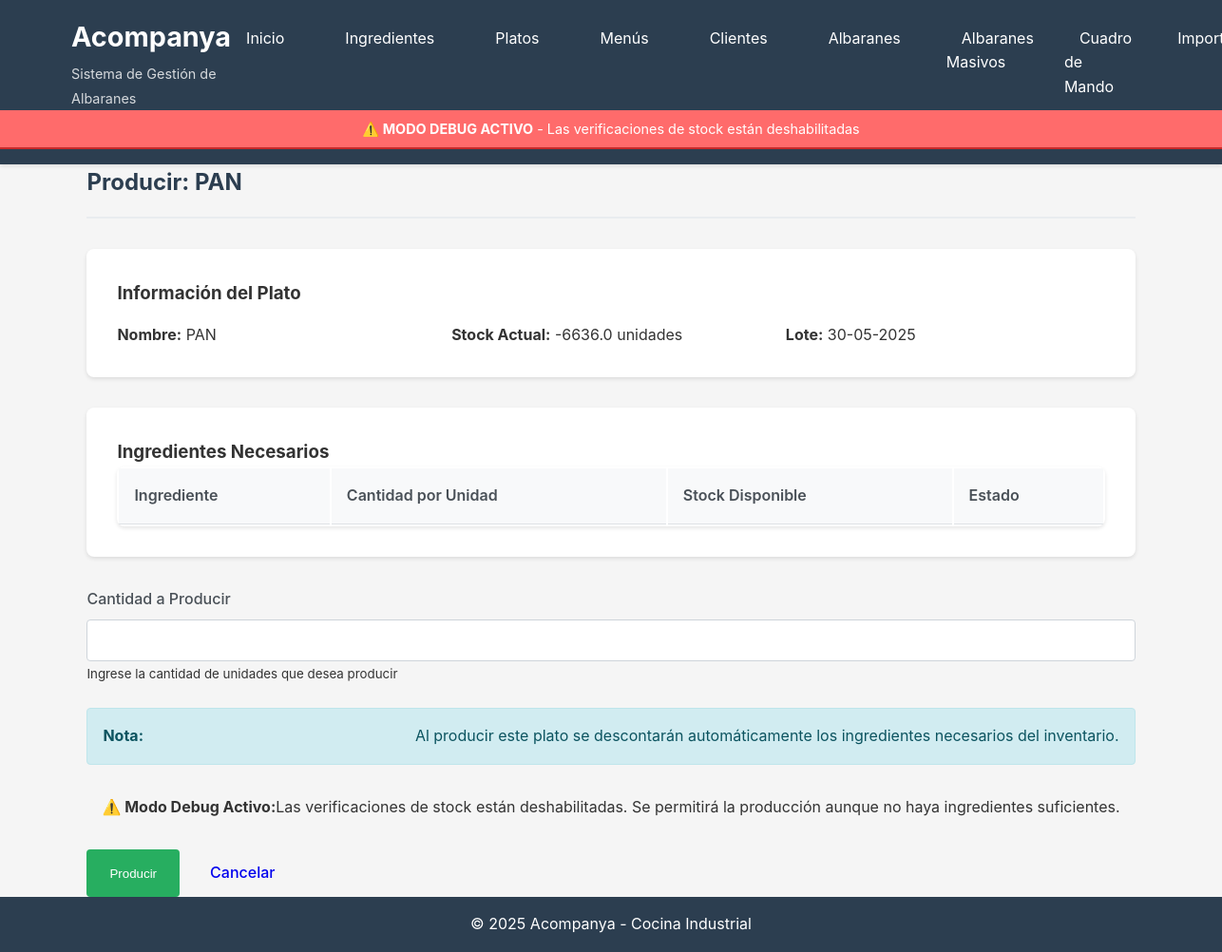
/platos/producir/3, run on an earlier commit of the app's database.
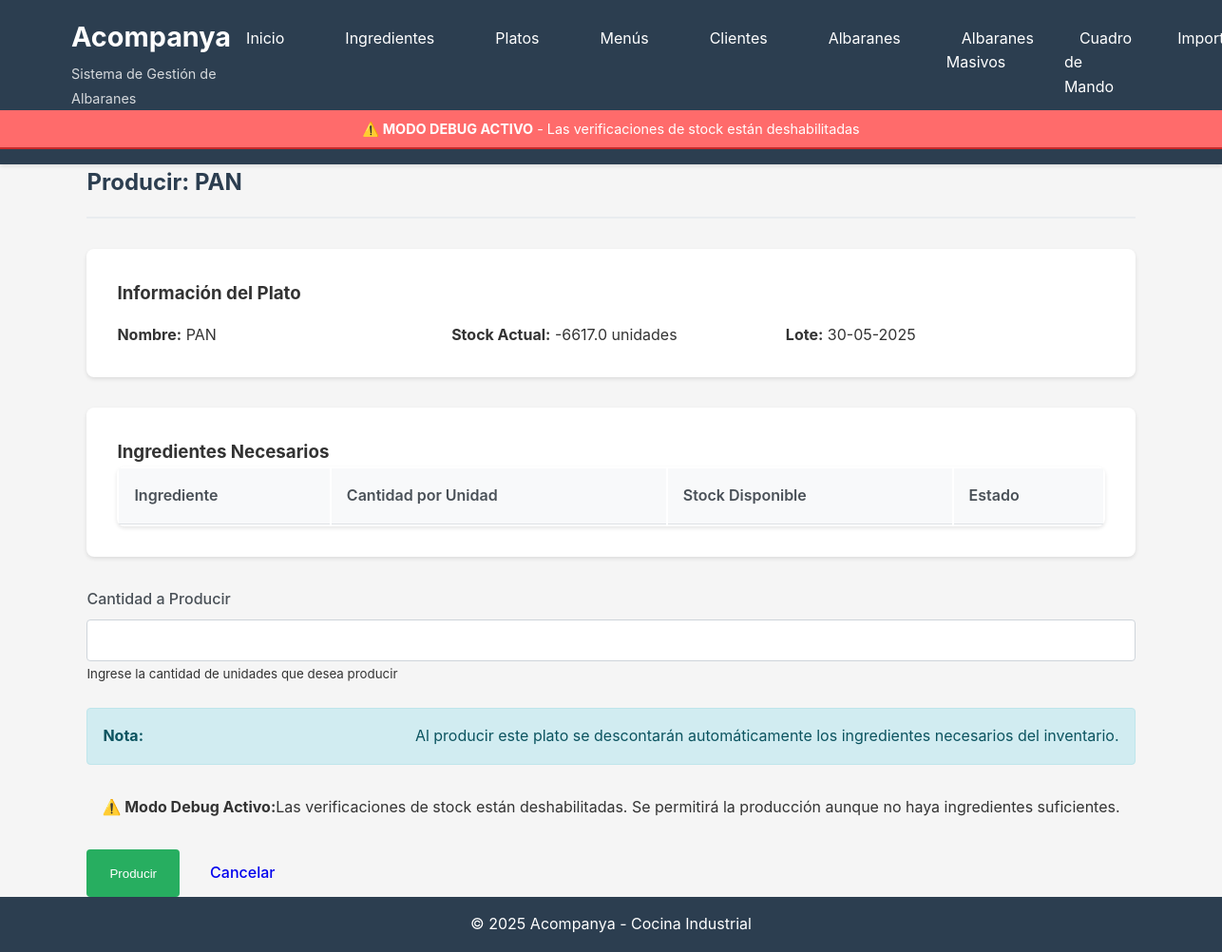
And on a later commit of the database.
### database/models.py (models this page shows, shortened)
class Plato(db.Model):
    __tablename__ = 'platos'
    id = db.Column(db.Integer, primary_key=True)
    nombre = db.Column(db.String(200), nullable=False)
    lote_propio = db.Column(db.String(100), nullable=True)
    stock_actual = db.Column(db.Float, nullable=False, default=0)
    unidad = db.Column(db.String(50), nullable=False, default='unidades')
    created_at = db.Column(db.DateTime, default=datetime.utcnow)
    updated_at = db.Column(db.DateTime, default=datetime.utcnow, onupdate=datetime.utcnow)
    ingredientes = db.relationship('Ingrediente', secondary=platos_ingredientes, backref='platos')
    movimientos = db.relationship('MovimientoStock',
                                 primaryjoin="and_(MovimientoStock.entidad_tipo=='plato', "
                                           "MovimientoStock.entidad_id==Plato.id)",
                                 foreign_keys='MovimientoStock.entidad_id',
                                 backref='plato_ref',
                                 lazy='dynamic',
                                 overlaps="ingrediente_ref,movimientos")
    detalles_albaran = db.relationship('AlbaranDetalle', backref='plato', lazy='dynamic')
    def obtener_ingredientes_con_cantidad(self):
        result = db.session.query(
            Ingrediente,
            platos_ingredientes.c.cantidad,
            platos_ingredientes.c.unidad
        ).join(
            platos_ingredientes,
            platos_ingredientes.c.ingrediente_id == Ingrediente.id
        ).filter(
            platos_ingredientes.c.plato_id == self.id
        ).all()
        return result

### routes/platos.py (the view, shortened to what this page needs)
@platos_bp.route('/producir/<int:id>', methods=['GET', 'POST'])
def producir(id):
    plato = Plato.query.get_or_404(id)
    ingredientes = plato.obtener_ingredientes_con_cantidad()
    return render_template('platos/producir.html', plato=plato, ingredientes=ingredientes)

### templates/platos/producir.html (shortened to what this page needs)
{% extends "base.html" %}
{% block content %}
<div class="page-header">
    <h2>Producir: {{ plato.nombre }}</h2>
</div>
<div class="albaran-header">
    <h3>Información del Plato</h3>
    <div class="albaran-info">
        <div>
            <strong>Nombre:</strong> {{ plato.nombre }}
        </div>
        <div>
            <strong>Stock Actual:</strong> {{ plato.stock_actual }} {{ plato.unidad }}
        </div>
        <div>
            <strong>Lote:</strong> {{ plato.lote_propio or 'Sin lote' }}
        </div>
    </div>
</div>
<div class="albaran-section">
    <h3>Ingredientes Necesarios</h3>
    <table class="table">
        <thead>
            <tr>
                <th>Ingrediente</th>
                <th>Cantidad por Unidad</th>
                <th>Stock Disponible</th>
                <th>Estado</th>
            </tr>
        </thead>
    </table>
</div>
<form method="POST" action="">
    <div class="form-group">
        <label for="cantidad" class="form-label">Cantidad a Producir</label>
        <input type="number" class="form-control" id="cantidad" name="cantidad"
               min="1" step="1" required>
        <small class="text-muted">
            Ingrese la cantidad de {{ plato.unidad }} que desea producir
        </small>
    </div>
    <div class="alert alert-info">
        <strong>Nota:</strong> Al producir este plato se descontarán automáticamente los ingredientes necesarios del inventario.
    </div>
    {% if config.DEBUG_MODE %}
    <div class="alert alert-warning">
        <strong>⚠️ Modo Debug Activo:</strong> Las verificaciones de stock están deshabilitadas. Se permitirá la producción aunque no haya ingredientes suficientes.
    </div>
    {% endif %}
    <div class="action-group">
        <button type="submit" class="btn btn-success">Producir</button>
        <a href="{{ url_for('platos.listar') }}" class="btn btn-secondary">Cancelar</a>
    </div>
</form>
{% endblock %}

What changed in the data, as far as the page shows it:
changed Plato "PAN": stock_actual "-6636.0" → "-6617.0"
